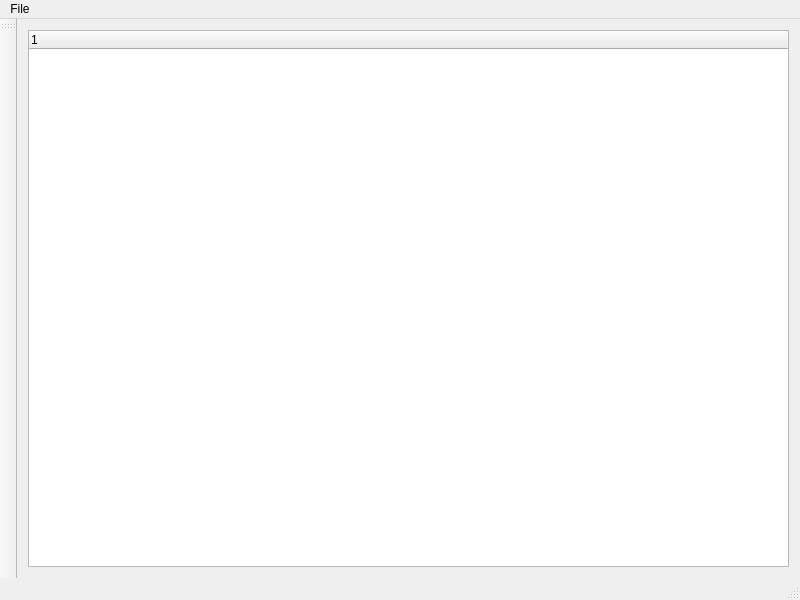
<?xml version="1.0" encoding="UTF-8"?>
<ui version="4.0">
 <class>MainWindow</class>
 <widget class="QMainWindow" name="MainWindow">
  <property name="geometry">
   <rect>
    <x>0</x>
    <y>0</y>
    <width>800</width>
    <height>600</height>
   </rect>
  </property>
  <property name="windowTitle">
   <string>MainWindow</string>
  </property>
  <widget class="QWidget" name="centralWidget">
   <layout class="QHBoxLayout" name="horizontalLayout">
    <item>
     <widget class="QTreeWidget" name="groupEntries">
      <column>
       <property name="text">
        <string notr="true">1</string>
       </property>
      </column>
     </widget>
    </item>
   </layout>
  </widget>
  <widget class="QMenuBar" name="menuBar">
   <property name="geometry">
    <rect>
     <x>0</x>
     <y>0</y>
     <width>800</width>
     <height>22</height>
    </rect>
   </property>
   <widget class="QMenu" name="menuMenu">
    <property name="title">
     <string>File</string>
    </property>
    <addaction name="actionNew"/>
    <addaction name="actionOpen"/>
   </widget>
   <addaction name="menuMenu"/>
  </widget>
  <widget class="QToolBar" name="mainToolBar">
   <attribute name="toolBarArea">
    <enum>LeftToolBarArea</enum>
   </attribute>
   <attribute name="toolBarBreak">
    <bool>false</bool>
   </attribute>
  </widget>
  <widget class="QStatusBar" name="statusBar"/>
  <action name="actionNew">
   <property name="text">
    <string>New...</string>
   </property>
   <property name="shortcut">
    <string>Ctrl+N</string>
   </property>
  </action>
  <action name="actionOpen">
   <property name="text">
    <string>Open...</string>
   </property>
   <property name="shortcut">
    <string>Ctrl+O</string>
   </property>
  </action>
 </widget>
 <layoutdefault spacing="6" margin="11"/>
 <resources/>
 <connections/>
</ui>
